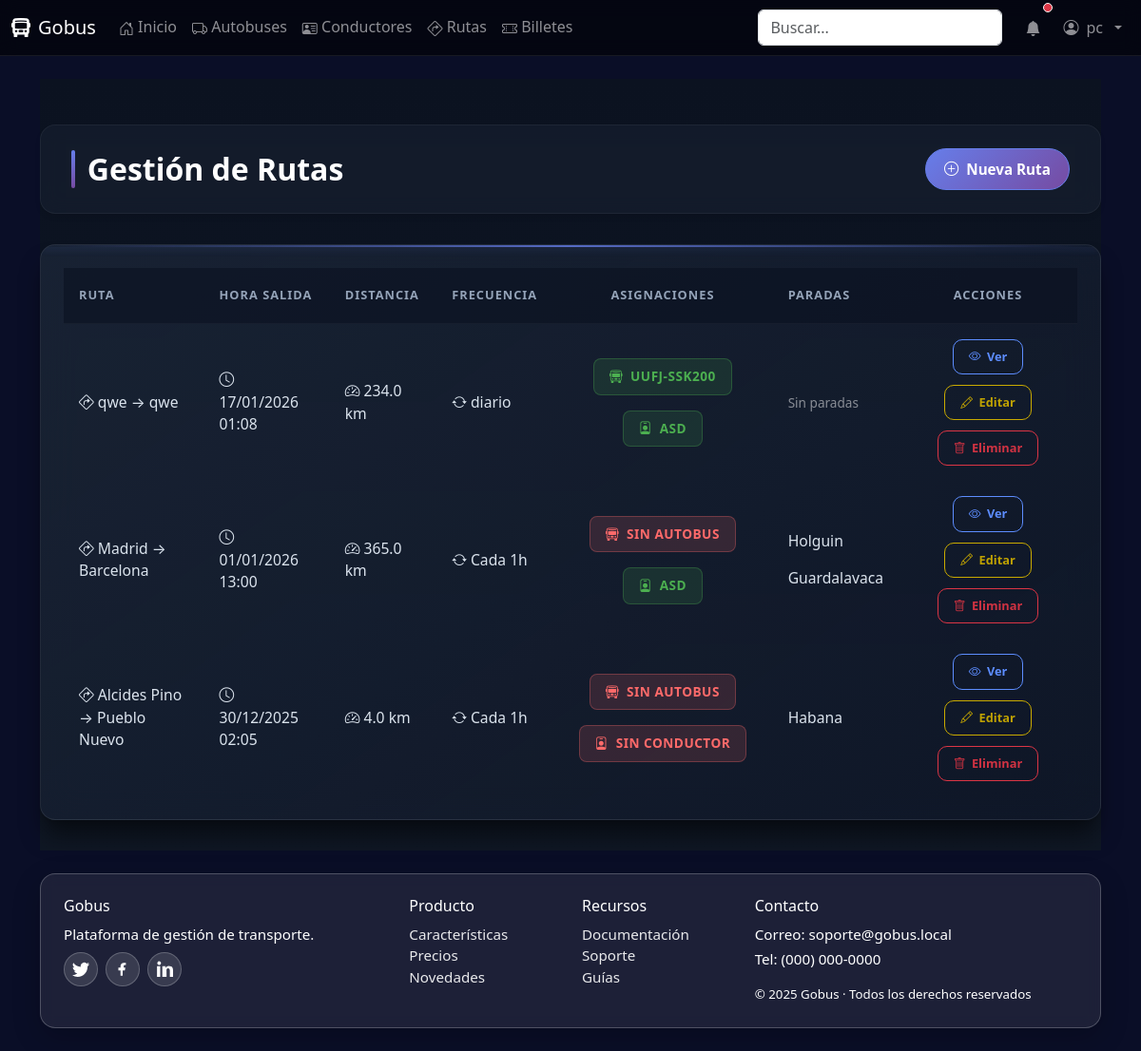
Screenshot of /rutas/ (signed in) with the database file from the repository.
### core/models.py (models this page shows, shortened)
class Ruta(models.Model):
    origen = models.CharField(max_length=120)
    destino = models.CharField(max_length=120)
    paradas = models.JSONField(blank=True, default=list, help_text="Lista de paradas intermedias")
    distancia = models.FloatField(help_text="Distancia en km")
    autobus = models.ForeignKey(Autobus, on_delete=models.SET_NULL, null=True, blank=True, related_name="rutas")
    conductor = models.ForeignKey(Conductor, on_delete=models.SET_NULL, null=True, blank=True, related_name="rutas")
    hora_salida = models.DateTimeField()
    frecuencia = models.CharField(max_length=50, help_text="Ej: Diario, Semanal, Cada 30 min")

class Autobus(models.Model):
    matricula = models.CharField(max_length=20, unique=True)
    capacidad = models.PositiveIntegerField()
    modelo = models.CharField(max_length=100)

class Conductor(models.Model):
    nombre = models.CharField(max_length=150)
    licencia = models.CharField(max_length=50, unique=True)

### core/views.py (the view)
# urls.py: path('rutas/', views.ruta_list, name='ruta_list'),
@login_required
def ruta_list(request):
    rutas = Ruta.objects.all().order_by('-hora_salida')
    paginator = Paginator(rutas, 10)
    page_number = request.GET.get('page')
    page_obj = paginator.get_page(page_number)
    context = {
        'page_obj': page_obj,
        'title': 'Gestión de Rutas'
    }
    return render(request, 'core/ruta/ruta_list.html', context)

### core/templates/core/ruta/ruta_list.html (shortened to what this page needs)
{% extends 'base.html' %}
{% load static %}
{% block head_extra %}
<link href="{% static 'core/css/home-modern.css' %}" rel="stylesheet">
<link href="{% static 'core/css/crud.css' %}" rel="stylesheet">
{% endblock %}
{% block content %}
<div class="crud-container">
  <div class="page-header">
    <h1 class="page-title">{{ title }}</h1>
    <a href="{% url 'ruta_create' %}" class="btn-create">
      <i class="bi bi-plus-circle"></i>
      Nueva Ruta
    </a>
  </div>
  {% if page_obj %}
    <div class="table-container fade-in">
      <div class="table-responsive">
        <table class="modern-table">
          <thead>
            <tr>
              <th>Ruta</th>
              <th>Hora Salida</th>
              <th>Distancia</th>
              <th>Frecuencia</th>
              <th>Asignaciones</th>
              <th>Paradas</th>
              <th>Acciones</th>
            </tr>
          </thead>
          <tbody>
            {% for ruta in page_obj %}
              <tr>
                <td data-label="Ruta">
                  <div class="ruta-cell">
                    <i class="bi bi-sign-turn-right"></i>
                    {{ ruta.origen }} → {{ ruta.destino }}
                  </div>
                </td>
                <td data-label="Hora Salida">
                  <div class="hora-cell">
                    <i class="bi bi-clock"></i>
                    {{ ruta.hora_salida|date:"d/m/Y H:i" }}
                  </div>
                </td>
                <td data-label="Distancia">
                  <div class="tags-cell">
                    <div class="ruta-tag distance">
                      <i class="bi bi-speedometer2"></i>
                      {{ ruta.distancia }} km
                    </div>
                  </div>
                </td>
                <td data-label="Frecuencia">
                  <div class="tags-cell">
                    <div class="ruta-tag frecuencia">
                      <i class="bi bi-arrow-repeat"></i>
                      {{ ruta.frecuencia }}
                    </div>
                  </div>
                </td>
                <td data-label="Asignaciones">
                  <div class="assignments-cell">
                    {% if ruta.autobus %}
                      <div class="assignment-badge assigned">
                        <i class="bi bi-bus-front"></i>
                        {{ ruta.autobus.matricula }}
                      </div>
                    {% else %}
                      <div class="assignment-badge unassigned">
                        <i class="bi bi-bus-front"></i>
                        Sin autobus
                      </div>
                    {% endif %}
                    {% if ruta.conductor %}
                      <div class="assignment-badge assigned">
                        <i class="bi bi-person-badge"></i>
                        {{ ruta.conductor.nombre }}
                      </div>
                    {% else %}
                      <div class="assignment-badge unassigned">
                        <i class="bi bi-person-badge"></i>
                        Sin conductor
                      </div>
                    {% endif %}
                  </div>
                </td>
                <td data-label="Paradas">
                  <div class="paradas-cell">
                    {% if ruta.paradas %}
                      <div class="paradas-list">
                        {% for parada in ruta.paradas %}
                          <span class="parada-tag">{{ parada }}</span>
                        {% endfor %}
                      </div>
                    {% else %}
                      <span style="color: rgba(255, 255, 255, 0.5); font-size: 0.85rem;">
                        Sin paradas
                      </span>
                    {% endif %}
                  </div>
                </td>
                <td data-label="Acciones">
                  <div class="action-cell">
                    <a href="{% url 'ruta_detail' ruta.pk %}" class="btn-action btn-view">
                      <i class="bi bi-eye"></i> Ver
                    </a>
                    <a href="{% url 'ruta_edit' ruta.pk %}" class="btn-action btn-edit">
                      <i class="bi bi-pencil"></i> Editar
                    </a>
                    <a href="{% url 'ruta_delete' ruta.pk %}" class="btn-action btn-delete">
                      <i class="bi bi-trash"></i> Eliminar
                    </a>
                  </div>
                </td>
              </tr>
            {% endfor %}
          </tbody>
        </table>
      </div>
    </div>
  {% endif %}
</div>
{% endblock %}

### templates/base.html (shortened to what this page needs)
{% load static %}
<!doctype html>
<html lang="es">
  <head>
    <link href="https://cdn.jsdelivr.net/npm/bootstrap@5.3.3/dist/css/bootstrap.min.css" rel="stylesheet">
    <link href="https://cdn.jsdelivr.net/npm/bootstrap-icons@1.11.3/font/bootstrap-icons.min.css" rel="stylesheet">
      <link href="{% static 'core/css/base.css' %}" rel="stylesheet">
      <link href="{% static 'core/css/crud.css' %}" rel="stylesheet">
    {% block head_extra %}{% endblock %}
  </head>
  <body>
    <nav class="navbar gobus-navbar navbar-expand-lg navbar-dark">
      <div class="container-fluid">
        <a class="navbar-brand d-flex align-items-center gap-2" href="/">
          <i class="bi bi-bus-front-fill"></i>
          <span>Gobus</span>
        </a>
        <div class="collapse navbar-collapse" id="navbarNav">
          <ul class="navbar-nav me-auto mb-2 mb-lg-0">
            <li class="nav-item"><a class="nav-link" href="/"><i class="bi bi-house-door"></i> Inicio</a></li>
            <li class="nav-item"><a class="nav-link" href="/autobuses"><i class="bi bi-truck"></i> Autobuses</a></li>
            <li class="nav-item"><a class="nav-link" href="/conductores"><i class="bi bi-person-vcard"></i> Conductores</a></li>
            <li class="nav-item"><a class="nav-link" href="/rutas"><i class="bi bi-sign-turn-right"></i> Rutas</a></li>
            <li class="nav-item"><a class="nav-link" href="/billetes"><i class="bi bi-ticket-perforated"></i> Billetes</a></li>
          </ul>
          <form class="d-flex me-3" role="search">
            <input class="form-control" type="search" placeholder="Buscar..." aria-label="Buscar">
          </form>
          <ul class="navbar-nav align-items-center">
            <li class="nav-item me-2">
              <a class="nav-link position-relative" href="#" aria-label="Notificaciones">
                <i class="bi bi-bell-fill"></i>
                <span class="position-absolute top-0 start-100 translate-middle p-1 bg-danger border border-light rounded-circle">
                </span>
              </a>
            </li>
            {% if user.is_authenticated %}
            <li class="nav-item dropdown custom-user-dropdown">
              <a class="nav-link dropdown-toggle d-flex align-items-center gap-2" href="#" role="button" data-bs-toggle="dropdown" aria-expanded="false" data-bs-boundary="viewport" data-bs-display="static">
                <i class="bi bi-person-circle"></i> {{ user.username|default:"Usuario" }}
              </a>
            </li>
            {% else %}
            <li class="nav-item"><a class="nav-link" href="{% url 'login' %}"><i class="bi bi-box-arrow-in-right"></i> Entrar</a></li>
            {% endif %}
          </ul>
        </div>
      </div>
    </nav>
    <main class="container py-4 fade-in">
      {% block content %}{% endblock %}
    </main>
    <footer class="container pb-4 site-footer">
      <div class="glass p-4">
        <div class="row g-4">
          <div class="col-md-4">
            <h6>Gobus</h6>
            <p class="mb-2">Plataforma de gestión de transporte.</p>
            <div class="d-flex gap-2 social">
              <a href="#" aria-label="Twitter" title="Twitter">
              </a>
              <a href="#" aria-label="Facebook" title="Facebook">
                <svg xmlns="http://www.w3.org/2000/svg" width="18" height="18" fill="currentColor" viewBox="0 0 16 16"><path d="M9 6.5V5c0-.5.4-1 1-1h1V2H9C7.3 2 6 3.3 6 5v1.5H4V9h2v5h2V9h2l.5-2.5H8z"/></svg>
              </a>
              <a href="#" aria-label="LinkedIn" title="LinkedIn">
                <svg xmlns="http://www.w3.org/2000/svg" width="18" height="18" fill="currentColor" viewBox="0 0 16 16"><path d="M1.5 1.5A1.5 1.5 0 1 1 4.5 3 1.5 1.5 0 0 1 1.5 1.5zM1 5h3v10H1zM6 5h3v1.7h.1A3.3 3.3 0 0 1 12.9 5C15 5 16 6.3 16 8.9V15h-3V9.5c0-1.4-.5-2.3-1.6-2.3-.9 0-1.3.6-1.5 1.1V15H6z"/></svg>
              </a>
            </div>
          </div>
          <div class="col-6 col-md-2">
            <h6>Producto</h6>
            <ul class="list-unstyled mb-0">
              <li><a class="footer-link" href="#">Características</a></li>
              <li><a class="footer-link" href="#">Precios</a></li>
              <li><a class="footer-link" href="#">Novedades</a></li>
            </ul>
          </div>
          <div class="col-6 col-md-2">
            <h6>Recursos</h6>
            <ul class="list-unstyled mb-0">
              <li><a class="footer-link" href="#">Documentación</a></li>
              <li><a class="footer-link" href="#">Soporte</a></li>
              <li><a class="footer-link" href="#">Guías</a></li>
            </ul>
          </div>
          <div class="col-md-4">
            <h6>Contacto</h6>
            <p class="mb-1">Correo: soporte@gobus.local</p>
            <p class="mb-3">Tel: (000) 000-0000</p>
            <small class="d-block">© {{ now|default:2025 }} Gobus · Todos los derechos reservados</small>
          </div>
        </div>
      </div>
    </footer>
  </body>
</html>

### core/static/core/css/base.css (style rules this page uses)
body { min-height: 100vh; background: linear-gradient(135deg, #0d6efd 0%, #6610f2 50%, #6f42c1 100%); background-attachment: fixed; }
.glass { background: rgba(255, 255, 255, 0.08); border: 1px solid rgba(255, 255, 255, 0.22); border-radius: 16px; backdrop-filter: blur(8px); -webkit-backdrop-filter: blur(8px); box-shadow: 0 10px 30px rgba(0, 0, 0, 0.2); color: #fff; }
.navbar.gobus-navbar { background: rgba(0, 0, 0, 0.55) !important; backdrop-filter: blur(10px); -webkit-backdrop-filter: blur(10px); border-bottom: 1px solid rgba(255, 255, 255, 0.08); position: sticky; top: 0; z-index: 3000; overflow: visible; isolation: isolate; }
.navbar .bi { vertical-align: -0.125em; }
main.container { padding-top: 2rem; padding-bottom: 2rem; }
.site-footer { color: rgba(255, 255, 255, 0.9); font-size: 0.95rem; }
.footer-link { color: rgba(255, 255, 255, 0.9); text-decoration: none; }
.social a { display: inline-flex; align-items: center; justify-content: center; width: 36px; height: 36px; border-radius: 50%; background: rgba(255, 255, 255, 0.12); border: 1px solid rgba(255, 255, 255, 0.22); color: #fff; text-decoration: none; }
.custom-user-dropdown { position: static !important; }
.navbar, .navbar .container-fluid, .navbar-collapse { overflow: visible !important; }
.glass { position: relative; z-index: 0; }

### core/static/core/css/home-modern.css (style rules this page uses)
body { background: #0a0e27 !important; background-image: radial-gradient( circle at 20% 50%, rgba(120, 119, 198, 0.3) 0%, transparent 50% ), radial-gradient( circle at 80% 80%, rgba(255, 119, 198, 0.3) 0%, transparent 50% ), radial-gradient( circle at 40% 20%, rgba(255, 219, 98, 0.2) 0%, transparent 50% ); background-attachment: fixed; }

### rows the page displays
Ruta: origen "qwe", destino "qwe", hora_salida "17/01/2026 01:08", distancia "234.0", frecuencia "diario", autobus.matricula "UUFJ-SSK200", conductor.nombre "ASD", paradas "Sin paradas"
Ruta: origen "Madrid", destino "Barcelona", hora_salida "01/01/2026 13:00", distancia "365.0", frecuencia "Cada 1h", shows "SIN AUTOBUS", conductor.nombre "ASD", paradas "Holguin" "Guardalavaca"
Ruta: origen "Alcides Pino", destino "Pueblo Nuevo", hora_salida "30/12/2025 02:05", distancia "4.0", frecuencia "Cada 1h", shows "SIN AUTOBUS", shows "SIN CONDUCTOR", paradas "Habana"

### other values shown
{{ user.username|default:"Usuario" }} "pc"
{{ title }} "Gestión de Rutas"
{{ now|default:2025 }} "2025"
